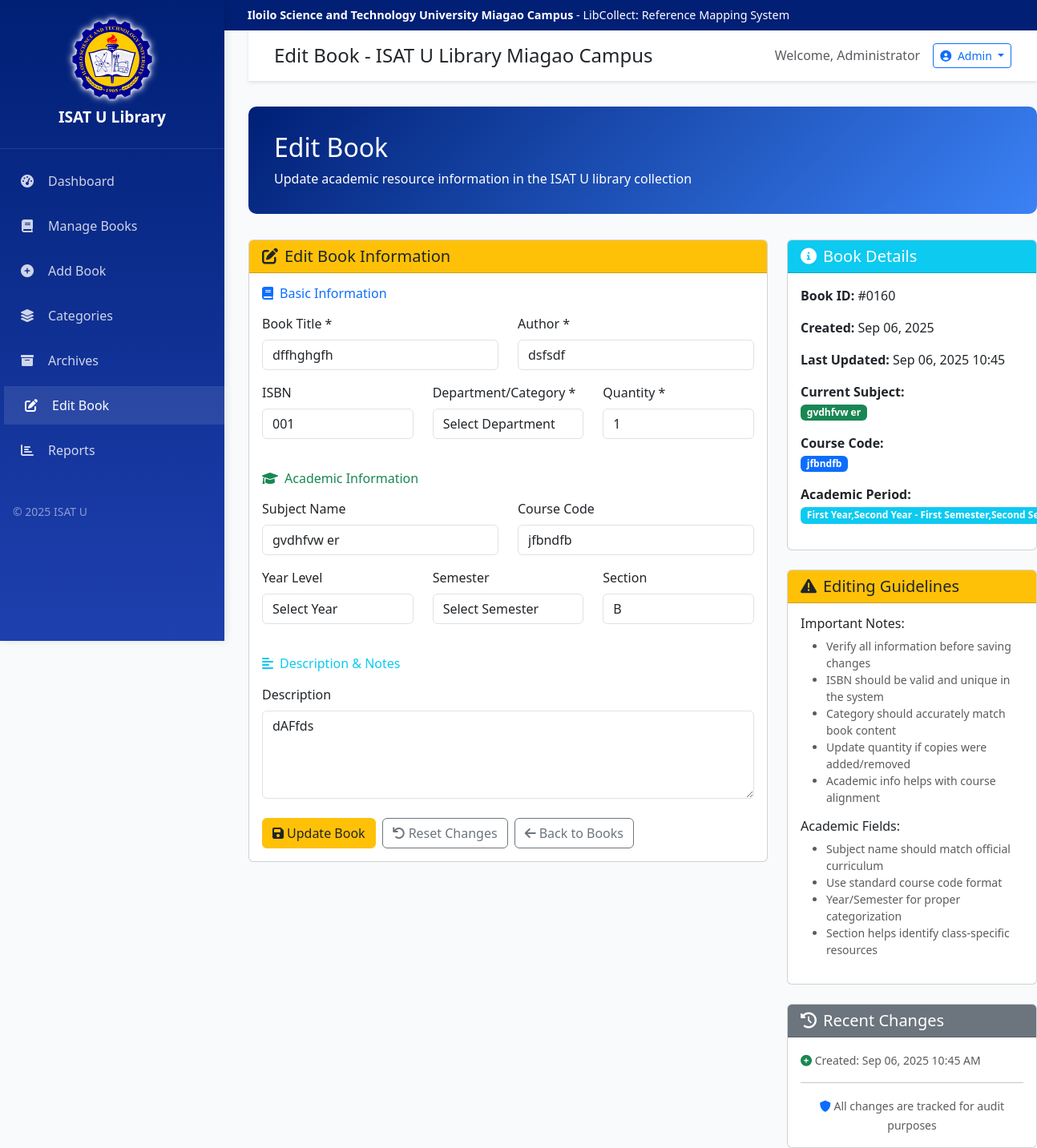
Page /views/edit-book.php?id=160 (signed in) on the committed database.
### tables this page shows
CREATE TABLE `books` (
  `id` int(11) NOT NULL,
  `title` varchar(255) NOT NULL,
  `author` varchar(255) NOT NULL,
  `isbn` varchar(20) DEFAULT NULL,
  `category` text NOT NULL,
  `quantity` int(11) NOT NULL DEFAULT 1,
  `description` text DEFAULT NULL,
  `created_at` timestamp NOT NULL DEFAULT current_timestamp(),
  `updated_at` timestamp NOT NULL DEFAULT current_timestamp() ON UPDATE current_timestamp(),
  `subject_name` varchar(255) DEFAULT NULL,
  `course_code` varchar(50) DEFAULT NULL,
  `publication_year` int(4) DEFAULT NULL,
  `book_copy_number` int(11) DEFAULT NULL,
  `total_quantity` int(11) DEFAULT NULL,
  `is_multi_context` tinyint(1) DEFAULT 0,
  `same_book_series` tinyint(1) DEFAULT 0,
  `year_level` text DEFAULT NULL,
  `semester` text DEFAULT NULL,
  `section` text DEFAULT NULL
);

### classes/Book.php (called while the page is built, shortened)
<?php
class Book {
    private $pdo;
    public function __construct($pdo) {
        $this->pdo = $pdo;
    }
    public function getBookById($id) {
        try {
            $stmt = $this->pdo->prepare("SELECT * FROM books WHERE id = ?");
            $stmt->execute([$id]);
            return $stmt->fetch(PDO::FETCH_ASSOC);
        } catch (PDOException $e) {
            error_log("Error in getBookById: " . $e->getMessage());
            return false;
        }
    }
}
?>

### views/edit-book.php (the view, shortened to what this page needs)
<?php
require_once '../config/database.php';
require_once '../classes/Book.php';
$database = new Database();
$pdo = $database->connect();
$book = new Book($pdo);
$book_id = isset($_GET['id']) ? (int)$_GET['id'] : 0;
$book_data = $book->getBookById($book_id);
include '../includes/header.php';
?>
<div class="page-header">
    <h1 class="h2 mb-2">Edit Book</h1>
    <p class="mb-0">Update academic resource information in the ISAT U library collection</p>
</div>
<div class="row">
    <div class="col-md-8">
        <div class="card">
            <div class="card-header bg-warning text-dark">
                <h5 class="mb-0"><i class="fas fa-edit me-2"></i>Edit Book Information</h5>
            </div>
            <div class="card-body">
                <form method="POST" id="editBookForm">
                    <div class="mb-4">
                        <h6 class="text-primary mb-3"><i class="fas fa-book me-2"></i>Basic Information</h6>
                        <div class="row">
                            <div class="col-md-6 mb-3">
                                <label class="form-label">Book Title *</label>
                                <input type="text" class="form-control" name="title"
                                       value="<?php echo htmlspecialchars($book_data['title']); ?>"
                                       required placeholder="Enter complete book title">
                            </div>
                            <div class="col-md-6 mb-3">
                                <label class="form-label">Author *</label>
                                <input type="text" class="form-control" name="author"
                                       value="<?php echo htmlspecialchars($book_data['author']); ?>"
                                       required placeholder="Author's full name">
                            </div>
                        </div>
                        <div class="row">
                            <div class="col-md-4 mb-3">
                                <label class="form-label">ISBN</label>
                                <input type="text" class="form-control" name="isbn"
                                       value="<?php echo htmlspecialchars($book_data['isbn']); ?>"
                                       placeholder="978-XXXXXXXXXX">
                            </div>
                            <div class="col-md-4 mb-3">
                                <label class="form-label">Department/Category *</label>
                                <select class="form-control" name="category" required id="categorySelect">
                                    <option value="">Select Department</option>
                                </select>
                            </div>
                            <div class="col-md-4 mb-3">
                                <label class="form-label">Quantity *</label>
                                <input type="number" class="form-control" name="quantity" min="1"
                                       value="<?php echo $book_data['quantity']; ?>" required>
                            </div>
                        </div>
                    </div>
                    <div class="mb-4">
                        <h6 class="text-success mb-3"><i class="fas fa-graduation-cap me-2"></i>Academic Information</h6>
                        <div class="row">
                            <div class="col-md-6 mb-3">
                                <label class="form-label">Subject Name</label>
                                <input type="text" class="form-control" name="subject_name"
                                       value="<?php echo htmlspecialchars($book_data['subject_name'] ?? ''); ?>"
                                       placeholder="e.g., Occupational Safety and Health">
                            </div>
                            <div class="col-md-6 mb-3">
                                <label class="form-label">Course Code</label>
                                <input type="text" class="form-control" name="course_code"
                                       value="<?php echo htmlspecialchars($book_data['course_code'] ?? ''); ?>"
                                       placeholder="e.g., BIT-OSH, EDUC-101">
                            </div>
                        </div>
                        <div class="row">
                            <div class="col-md-4 mb-3">
                                <label class="form-label">Year Level</label>
                                <select class="form-control" name="year_level">
                                    <option value="">Select Year</option>
                                </select>
                            </div>
                            <div class="col-md-4 mb-3">
                                <label class="form-label">Semester</label>
                                <select class="form-control" name="semester">
                                    <option value="">Select Semester</option>
                                </select>
                            </div>
                            <div class="col-md-4 mb-3">
                                <label class="form-label">Section</label>
                                <input type="text" class="form-control" name="section"
                                       value="<?php echo htmlspecialchars($book_data['section'] ?? ''); ?>"
                                       placeholder="e.g., A, B, 1A, 2B">
                            </div>
                        </div>
                    </div>
                    <div class="mb-4">
                        <h6 class="text-info mb-3"><i class="fas fa-align-left me-2"></i>Description & Notes</h6>
                        <div class="mb-3">
                            <label class="form-label">Description</label>
                            <textarea class="form-control" name="description" rows="4"
                                      placeholder="Brief description of the book content, learning objectives, or course relevance..."><?php echo htmlspecialchars($book_data['description']); ?></textarea>
                        </div>
                    </div>
                    <div class="d-flex gap-2">
                        <button type="submit" class="btn btn-warning text-dark">
                            <i class="fas fa-save me-1"></i>Update Book
                        </button>
                        <button type="reset" class="btn btn-outline-secondary" onclick="resetForm()">
                            <i class="fas fa-undo me-1"></i>Reset Changes
                        </button>
                        <a href="books.php" class="btn btn-outline-secondary">
                            <i class="fas fa-arrow-left me-1"></i>Back to Books
                        </a>
                    </div>
                </form>
            </div>
        </div>
    </div>
    <div class="col-md-4">
        <div class="card mb-4">
            <div class="card-header bg-info text-white">
                <h5 class="mb-0"><i class="fas fa-info-circle me-2"></i>Book Details</h5>
            </div>
            <div class="card-body">
                <div class="mb-3">
                    <strong>Book ID:</strong> #<?php echo str_pad($book_data['id'], 4, '0', STR_PAD_LEFT); ?>
                </div>
                <div class="mb-3">
                    <strong>Created:</strong> <?php echo date('M d, Y', strtotime($book_data['created_at'])); ?>
                </div>
                <div class="mb-3">
                    <strong>Last Updated:</strong> <?php echo date('M d, Y H:i', strtotime($book_data['updated_at'])); ?>
                </div>
                <?php if (!empty($book_data['subject_name'])): ?>
                <div class="mb-3">
                    <strong>Current Subject:</strong><br>
                    <span class="badge bg-success"><?php echo htmlspecialchars($book_data['subject_name']); ?></span>
                </div>
                <?php endif; ?>
                <?php if (!empty($book_data['course_code'])): ?>
                <div class="mb-3">
                    <strong>Course Code:</strong><br>
                    <span class="badge bg-primary"><?php echo htmlspecialchars($book_data['course_code']); ?></span>
                </div>
                <?php endif; ?>
                <?php if (!empty($book_data['year_level']) && !empty($book_data['semester'])): ?>
                <div class="mb-3">
                    <strong>Academic Period:</strong><br>
                    <span class="badge bg-info"><?php echo htmlspecialchars($book_data['year_level']) . ' - ' . htmlspecialchars($book_data['semester']); ?></span>
                </div>
                <?php endif; ?>
            </div>
        </div>
        <div class="card mb-4">
            <div class="card-header bg-warning text-dark">
                <h5 class="mb-0"><i class="fas fa-exclamation-triangle me-2"></i>Editing Guidelines</h5>
            </div>
            <div class="card-body">
                <h6>Important Notes:</h6>
                <ul class="small text-muted">
                    <li>Verify all information before saving changes</li>
                    <li>ISBN should be valid and unique in the system</li>
                    <li>Category should accurately match book content</li>
                    <li>Update quantity if copies were added/removed</li>
                    <li>Academic info helps with course alignment</li>
                </ul>
                <h6 class="mt-3">Academic Fields:</h6>
                <ul class="small text-muted">
                    <li>Subject name should match official curriculum</li>
                    <li>Use standard course code format</li>
                    <li>Year/Semester for proper categorization</li>
                    <li>Section helps identify class-specific resources</li>
                </ul>
            </div>
        </div>
        <div class="card">
            <div class="card-header bg-secondary text-white">
                <h5 class="mb-0"><i class="fas fa-history me-2"></i>Recent Changes</h5>
            </div>
            <div class="card-body">
                <div class="timeline">
                    <div class="timeline-item">
                        <small class="text-muted">
                            <i class="fas fa-plus-circle text-success"></i>
                            Created: <?php echo date('M d, Y g:i A', strtotime($book_data['created_at'])); ?>
                        </small>
                    </div>
                </div>
                <hr>
                <div class="text-center">
                    <small class="text-muted">
                        <i class="fas fa-shield-alt text-primary"></i>
                        All changes are tracked for audit purposes
                    </small>
                </div>
            </div>
        </div>
    </div>
</div>
<?php include '../includes/footer.php'; ?>

### assets/css/style.css (style rules this page uses)
:root { --primary-color: #001f75; --secondary-color: #3b82f6; --accent-color: #fbbf24; --sidebar-width: 280px; }
body { font-family: 'Segoe UI', Tahoma, Geneva, Verdana, sans-serif; background-color: #f8fafc; }
.page-header { background: linear-gradient(135deg, var(--primary-color) 0%, var(--secondary-color) 100%); color: white; padding: 2rem; margin-bottom: 2rem; border-radius: 10px; }

### rows in the picture
books: title "dffhghgfh", author "dsfsdf", isbn "001", quantity "1", subject_name "gvdhfvw er", course_code "jfbndfb", section "B", description "dAFfds", id "0160", created_at "Sep 06, 2025", updated_at "Sep 06, 2025 10:45", year_level "First Year,Second Year", semester "First Semester,Second…", created_at "Sep 06, 2025 10:45 AM"

### other values in the picture
$page_title "Edit Book - ISAT U Library Miagao Campus"
